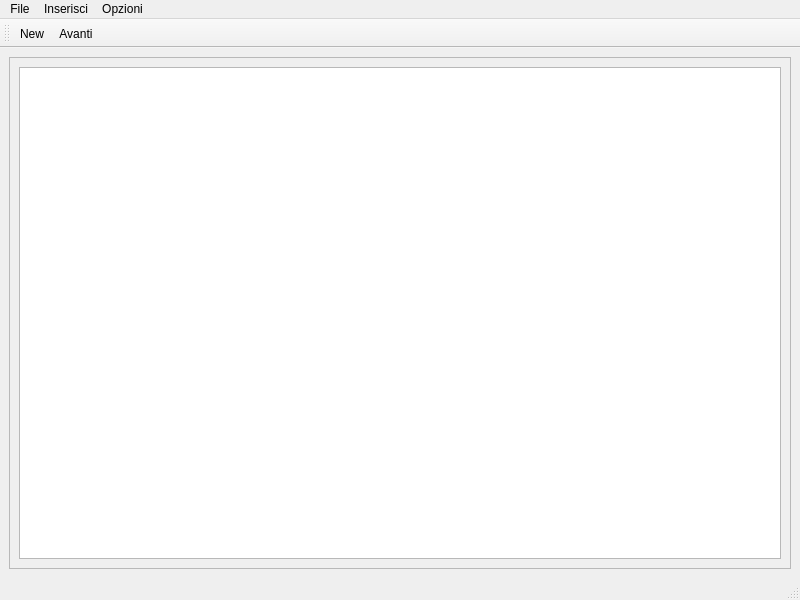
<ui version="4.0" >
 <class>MainWindow</class>
 <widget class="QMainWindow" name="MainWindow" >
  <property name="geometry" >
   <rect>
    <x>0</x>
    <y>0</y>
    <width>800</width>
    <height>600</height>
   </rect>
  </property>
  <property name="windowTitle" >
   <string>MainWindow</string>
  </property>
  <widget class="QWidget" name="centralwidget" >
   <layout class="QVBoxLayout" >
    <item>
     <widget class="QFrame" name="frame" >
      <property name="frameShape" >
       <enum>QFrame::StyledPanel</enum>
      </property>
      <property name="frameShadow" >
       <enum>QFrame::Raised</enum>
      </property>
      <layout class="QVBoxLayout" >
       <item>
        <widget class="QGraphicsView" name="graphicsView" />
       </item>
      </layout>
     </widget>
    </item>
   </layout>
  </widget>
  <widget class="QMenuBar" name="menubar" >
   <property name="geometry" >
    <rect>
     <x>0</x>
     <y>0</y>
     <width>800</width>
     <height>29</height>
    </rect>
   </property>
   <widget class="QMenu" name="menuFile" >
    <property name="title" >
     <string>File</string>
    </property>
    <addaction name="actionNew" />
    <addaction name="actionOpen" />
    <addaction name="actionSave" />
    <addaction name="actionSave_As" />
    <addaction name="actionPrint" />
    <addaction name="actionExit" />
   </widget>
   <widget class="QMenu" name="menuInserisci" >
    <property name="title" >
     <string>Inserisci</string>
    </property>
    <addaction name="actionInserisci_Giocatore" />
   </widget>
   <widget class="QMenu" name="menuOpzioni" >
    <property name="title" >
     <string>Opzioni</string>
    </property>
    <addaction name="actionEffetti_sonori" />
   </widget>
   <addaction name="menuFile" />
   <addaction name="menuInserisci" />
   <addaction name="menuOpzioni" />
  </widget>
  <widget class="QStatusBar" name="statusbar" />
  <widget class="QToolBar" name="toolBar" >
   <property name="windowTitle" >
    <string>toolBar</string>
   </property>
   <attribute name="toolBarArea" >
    <enum>TopToolBarArea</enum>
   </attribute>
   <attribute name="toolBarBreak" >
    <bool>false</bool>
   </attribute>
   <addaction name="actionNew" />
   <addaction name="actionAvanti" />
  </widget>
  <action name="actionNew" >
   <property name="icon" >
    <iconset resource="resource.qrc" >:/icons/pictures/filenew.png</iconset>
   </property>
   <property name="text" >
    <string>New</string>
   </property>
  </action>
  <action name="actionOpen" >
   <property name="text" >
    <string>Open</string>
   </property>
  </action>
  <action name="actionSave" >
   <property name="text" >
    <string>Save</string>
   </property>
  </action>
  <action name="actionSave_As" >
   <property name="text" >
    <string>Save As</string>
   </property>
  </action>
  <action name="actionPrint" >
   <property name="text" >
    <string>Print</string>
   </property>
  </action>
  <action name="actionExit" >
   <property name="text" >
    <string>Exit</string>
   </property>
  </action>
  <action name="actionInserisci_Giocatore" >
   <property name="text" >
    <string>Giocatore</string>
   </property>
  </action>
  <action name="actionEffetti_sonori" >
   <property name="checkable" >
    <bool>true</bool>
   </property>
   <property name="checked" >
    <bool>true</bool>
   </property>
   <property name="text" >
    <string>Effetti sonori</string>
   </property>
  </action>
  <action name="actionAvanti" >
   <property name="icon" >
    <iconset resource="resource.qrc" >:/icons/pictures/avanti.png</iconset>
   </property>
   <property name="text" >
    <string>Avanti</string>
   </property>
  </action>
 </widget>
 <resources>
  <include location="resource.qrc" />
 </resources>
 <connections/>
</ui>
